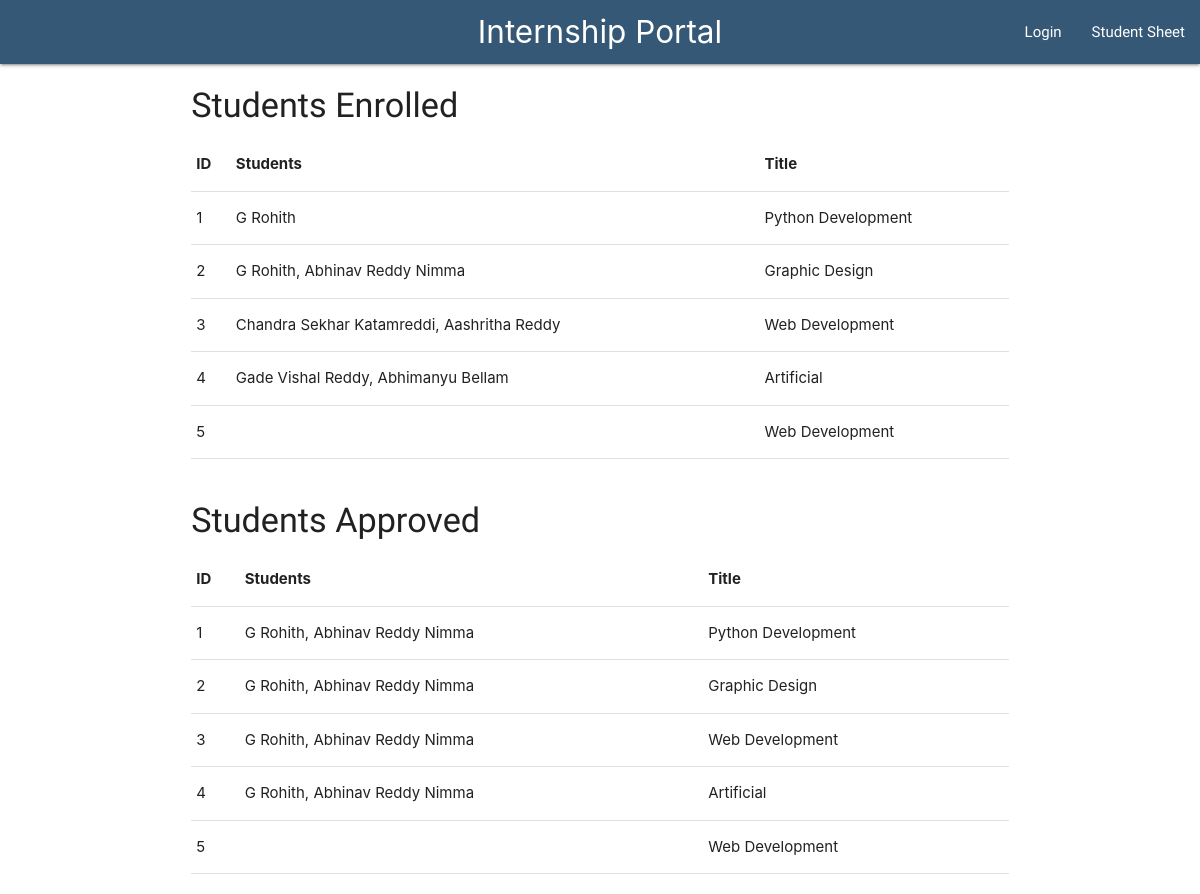
/students, run on the app's committed database.
### interns/models.py (models this page shows, shortened)
class Intern(models.Model):
    user = models.ForeignKey(settings.AUTH_USER_MODEL, on_delete=models.DO_NOTHING)
    title = models.CharField(max_length=150)
    preReq = models.CharField(max_length=200)
    description = models.CharField(max_length=1000)
    place = models.CharField(max_length=100)
    eligibility = models.CharField(max_length=50)
    stiphend = models.CharField(max_length=50)
    timestamp = models.DateTimeField(auto_now_add=True)
    dateAdded = models.DateField(auto_now_add=True)
    deadLine = models.CharField(max_length=50)
    duration = models.CharField(max_length=30)
    studentsEnrolled= models.CharField(max_length=200,default='')
    studentsApproved= models.CharField(max_length=200,default='')

### interns/views.py (the view)
# urls.py: path('students', allStudList, name='allStud'),
def allStudList(request):
    studentsEnrolled= Intern.objects.all().values('id','title','studentsEnrolled')
    studentsApproved= Intern.objects.all().values('id','title','studentsApproved')
    for obj in studentsEnrolled:
        reqString = obj['studentsEnrolled']
        reqList = reqString.split(',')
        names=''
        print(reqList)
        for name in reqList:
            try:
                names+=search2(name)+', '
            except:
                pass
        print(names)
        obj.update({
            "retrivedName":names[:-2]
        })
    for obj in studentsApproved:
        reqString = obj['studentsApproved']
        reqList = reqString.split(',')
        names=''
        for name in reqList:
            try:
                names+=search2(name)+', '
            except:
                pass
            obj.update({
                "retrivedName":names[:-2]
            })
    context = {
        "studentsEnrolled":studentsEnrolled,
        "studentsApproved":studentsApproved
    }
    return render(request,'studlist.html',context)

### interns/temp.py (called while the page is built)
def search2(query):
    query = query.upper()
    query = query.replace(" ","")
    query = query.replace(",","")
    query1 = query+"_name"
    query2 = query+"_email"
    return dictionary[query1]

### templates/studlist.html
{% extends 'base.html' %}
{% block content %}
<div class="row">
    <div class="col s12">
            <h4>Students Enrolled</h4>
          <table>
        <thead>
          <tr>
              <th>ID</th>
              <th>Students</th>
              <th>Title</th>
          </tr>
        </thead>
        <tbody>
        {% for student in studentsEnrolled %}
            <tr>
                <td>{{student.id}}</td>
                <td>{{student.retrivedName}}</td>
                <td>{{student.title}}</td>
          </tr>
        {% endfor %}
        </tbody>
      </table>
    </div>
</div>
</div>
<div class="container">
<div class="row">
<div class="col s12">
        <h4>Students Approved</h4>
          <table>
        <thead>
          <tr>
              <th>ID</th>
              <th>Students</th>
              <th>Title</th>
          </tr>
        </thead>
        <tbody>
        {% for student in studentsApproved %}
            <tr>
                <td>{{student.id}}</td>
                <td>{{student.retrivedName}}</td>
                <td>{{student.title}}</td>
          </tr>
        {% endfor %}
        </tbody>
      </table>
</div>
</div>
</div>
{% endblock %}

### templates/base.html (style rules this page uses)
h1,h2,h3,h4,h5,h6,p,li { font-family: 'Scada', sans-serif; word-wrap: break-word; }
, .login { background-image:url("https://lh3.googleusercontent.com/IQoc0Nx-DiygvKSq7LEdGMm4o9C0S26FuQQnmQ7SkYOsf47q17PMoyhuyxe-pMxuEG7JBgjSDYLyQcBcFB735fS6xE3UaMKmkm7lwRLd6OpGCmiESldYAP_T8PLSgPHbgo9NKrTR90JTccFGMZNE_Hxx0JtiS02YQslLTn8U_qFNNcQzECC4hS7Rl9_Zji1fJyLHT2XGQxjSbcRwIu7PlRmSnZur6OJTsAU8ZnTkDyDrl9F1-f3kpNsVZ5jhG8SmxJlbeNGBK_0-CPAWVr80GsRPbgFolTYpFYrTMY0jSCcE49qZ413C_il4ef4YjJTcIKB7l1ZT-5ASV9yJEfQPr6v3v9FsFto3TICQJPziRMYya_JFPRy6wQmq-9V3luk5OZfC7q-TJSiypknmga9NhR9ZexP0oWl17H6tLm2_I6NvQP4MuIt9U5HTYXX84WDQs0-vfHNqO3A4eb3OMo38ty9zYXWf0JkPay6bWrqeW34hig_VnlDbhJZzYdrNoxwHtEF4lFFyCblg_KW0jbBKVznVVc6RSJFj6ogHBeZKXXzxLjozaAKCed0dJivaCEem5AofwNCEmPCRKwPzhf5QJ4r9D3irbAbV-EQUoBDWmdwlGd14HRHq8FZSJxkdmmaPDQi4pBUvElTIHjIe2G15tmKW=w730-h322-no"); background-position: center; background-repeat: no-repeat; background-size: cover; width: 100%; height: 220pt; }

### data on the page
Intern: id "1", retrivedName "G Rohith", title "Python Development", retrivedName "G Rohith, Abhinav Reddy Nimma"
Intern: id "2", retrivedName "G Rohith, Abhinav Reddy Nimma", title "Graphic Design"
Intern: id "3", retrivedName "Chandra Sekhar Katamreddi, Aashritha Reddy", title "Web Development", retrivedName "G Rohith, Abhinav Reddy Nimma"
Intern: id "4", retrivedName "Gade Vishal Reddy, Abhimanyu Bellam", title "Artificial", retrivedName "G Rohith, Abhinav Reddy Nimma"
Intern: id "5", title "Web Development"
